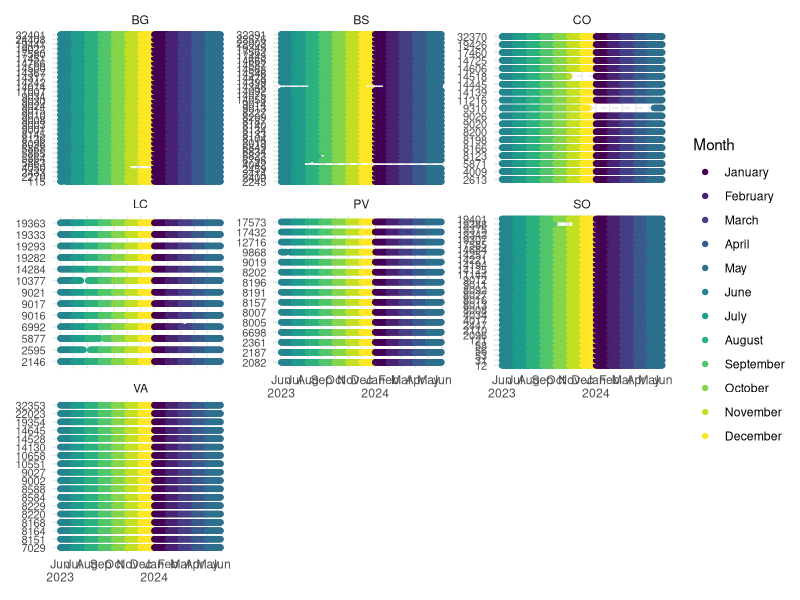
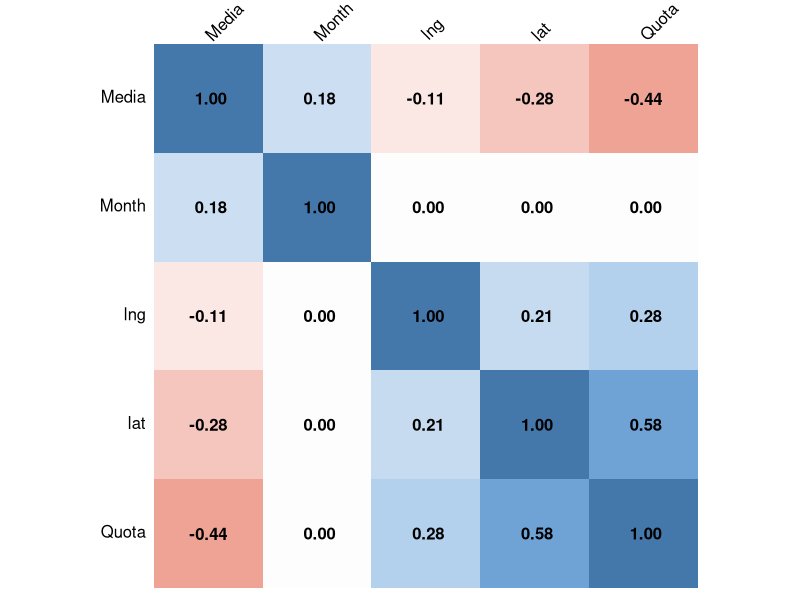
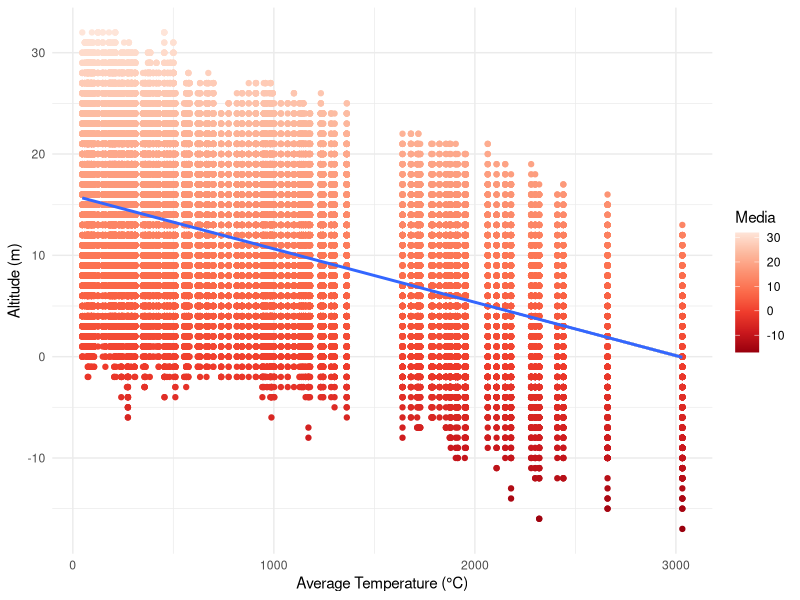
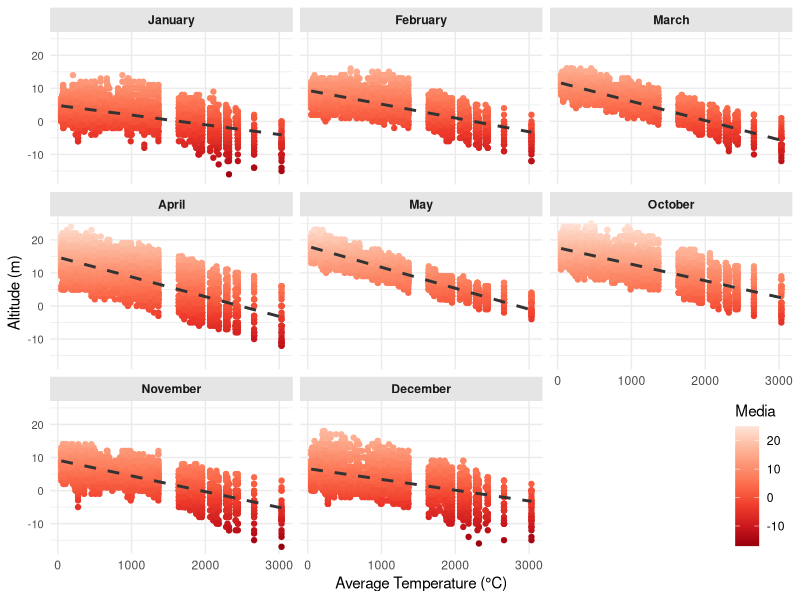
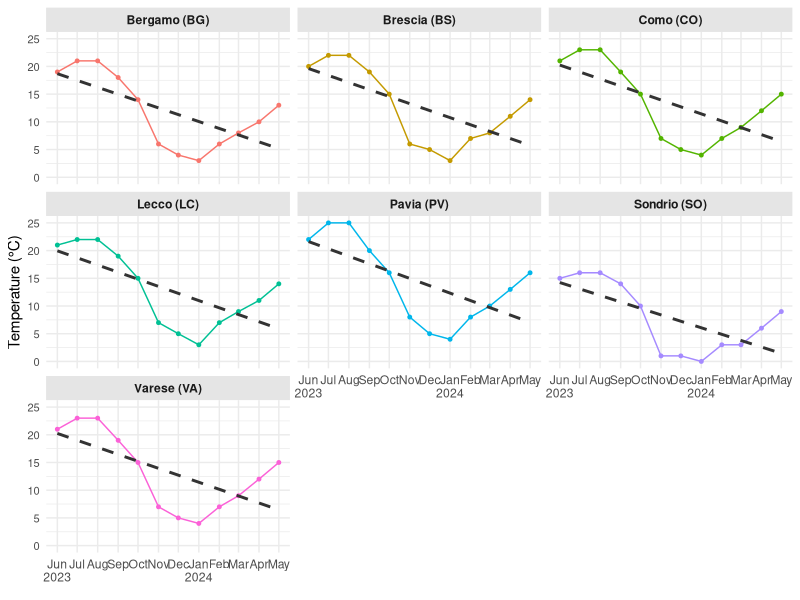
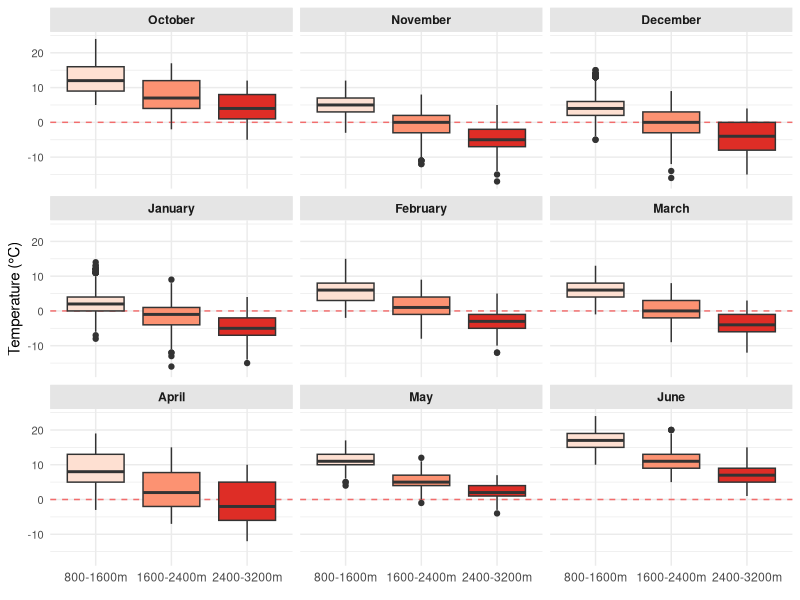
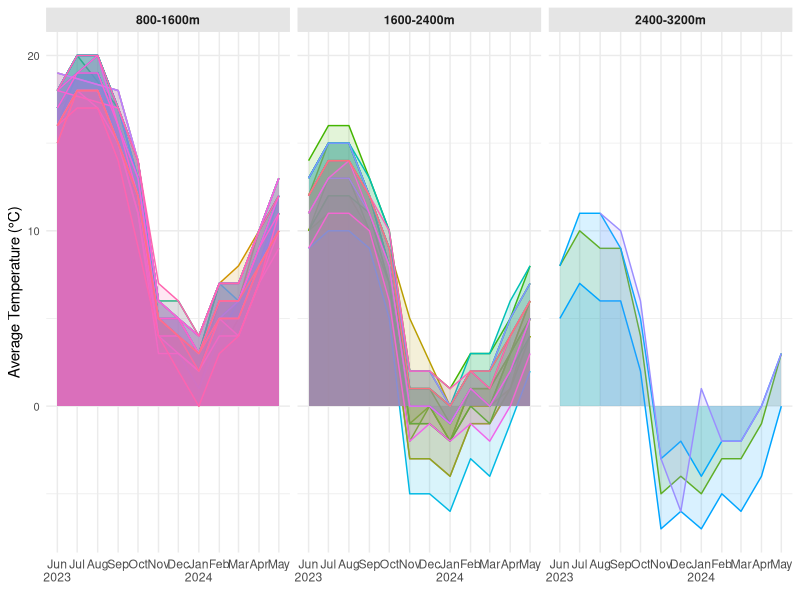
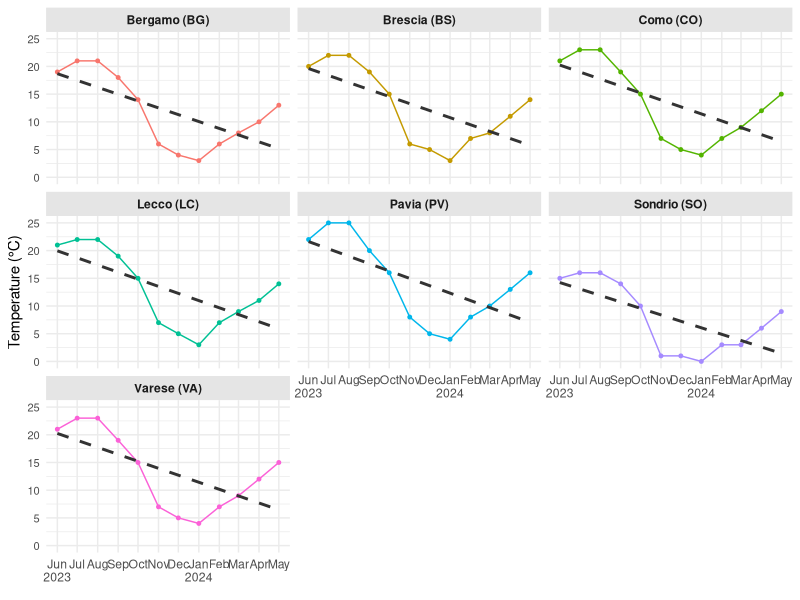

Write the R code that produced these figures, in order.
## ---- chunk 1
library(corrplot)
library(tidyverse)
library(sf)
Sys.setlocale("LC_TIME", "en_US")
## ---- chunk 2
temp_readings <- read.csv(
    "processed_dataset/Temperatura_dal_01062023_al_01062024.csv",
    header = TRUE,
    strip.white = TRUE,
    na.strings = c("-999")
)
## ---- chunk 3
temp_readings <- temp_readings |>
    mutate(
        IdSensore = as.factor(IdSensore),
        Data = ymd(Data),
        Stato = as.factor(Stato)
    )
## ---- chunk 4
sensors <- read.csv(
    "processed_dataset//Stazioni_Idro_Nivo_Meteorologiche.csv",
    header = TRUE,
    strip.white = TRUE
)
## ---- chunk 5
temp_sensors <- sensors |>
    filter(Tipologia == "Temperatura") |>
    mutate(
        IdSensore = as.factor(IdSensore),
        Provincia = as.factor(Provincia)
    )
## ---- chunk 6
temp_readings <- temp_readings |>
    mutate(Month = month(Data, label=TRUE, abbr=FALSE))
## ---- chunk 7
temp_sensor_readings <- left_join(
    temp_readings,
    temp_sensors,
    join_by(IdSensore == IdSensore)
)
## ---- chunk 8
temp_sensor_readings |> 
    filter(Stato == "VA") |>
    ggplot(
        aes(x = Data, y = IdSensore)
    ) +
    geom_point(
        aes(color = Month)
    ) +
    facet_wrap(
        . ~ Provincia,
        scales = "free_y"
    ) +
    scale_x_date(
        date_breaks = "1 month",
        labels = scales::label_date_short()
    ) +
    labs(
        x = element_blank(),
        y = element_blank()
    ) + theme_minimal() +
    theme(
        axis.text.y = element_text(size = 8),
        panel.grid.minor.x = element_blank(),
        panel.grid.major.y = element_line(color = "grey90", linetype = "dashed")
    )
## ---- chunk 9
temp_sensor_readings_tmp <- temp_sensor_readings |>
    filter(Stato == "VA") |>
    mutate(Month = month(Data)) |>
    select(
        Media,
        Month,
        Quota,
        lat,
        lng
    )

temp_cor = cor(temp_sensor_readings_tmp, use = "complete.obs")
## ---- chunk 10
col <- colorRampPalette(c("#BB4444", "#EE9988", "#FFFFFF", "#77AADD", "#4477AA"))

corrplot(temp_cor, method = "shade", shade.col = NA, tl.col = "black", tl.srt = 45,
         col = col(200), addCoef.col = "black", cl.pos = "n", order = "AOE")
## ---- chunk 11
temp_sensor_readings |>
    filter(Stato == "VA") |>
    ggplot(
        aes(x = Quota, y = Media)
    ) +
    geom_point(
        aes(color = Media)
    ) +
    geom_smooth(
        method = "lm"
    ) +
    labs(
        x = "Average Temperature (°C)",
        y = "Altitude (m)"
    ) +
    scale_colour_distiller(palette = "Reds") +
    theme_minimal()
## ---- chunk 12
temp_sensor_readings |>
    filter(
        Stato == "VA",
        !(Month %in% c("June", "July", "August", "September"))
    ) |>
    ggplot(
        aes(x = Quota, y = Media)
    ) +
    geom_point(
        aes(color = Media)
    ) +
    geom_smooth(
        method = "lm", se = FALSE,
        color = "gray20", linetype = "dashed"
    ) +
    facet_wrap(
        . ~ Month,
        ncol = 3
    ) +
    labs(
        x = "Average Temperature (°C)",
        y = "Altitude (m)"
    ) +
    theme_minimal() +
    scale_colour_distiller(palette = "Reds") +
    theme(
        legend.position = "inside",
        legend.justification = c(1,0), legend.position.inside = c(1,0),
        axis.text.y = element_text(size = 8),
        panel.grid.minor.x = element_blank(),
        strip.text = element_text(face = "bold"),
        strip.background = element_rect(fill = "gray90", color = "gray90", size = 1)
    )
## ---- chunk 13
monthly_temp <- temp_sensor_readings |>
    mutate(
        Month = month(Data),
        Year = year(Data)
    ) |>
    group_by(Provincia, NomeProvincia, Month, Year) |>
    summarise(
        Media = if (all(is.na(Media))) NA else round(mean(Media, na.rm = TRUE)),
        Max = if (all(is.na(Max))) NA else max(Max, na.rm = TRUE),
        Min = if (all(is.na(Min))) NA else min(Min, na.rm = TRUE),
        .groups = "drop"
    ) |>
    mutate(Stato = ifelse(is.na(Media), "NA", "VA"))
## ---- chunk 14
temp_monthly <- monthly_temp |>
    filter(Stato == "VA") |>
    mutate(
        Data = make_date(Year, Month, day = 1),
        NomeProvincia = paste(NomeProvincia, " (", Provincia, ")", sep = "")
    ) |>
    ggplot(
        aes(x = Data, y = Media)
    ) +
    geom_point(
        aes(color = NomeProvincia),
        size = 1
    ) +
    geom_line(
        aes(color = NomeProvincia)
    ) +
    geom_smooth(
        method = "lm", se = FALSE,
        color = "gray20", linetype = "dashed"
    ) +
    facet_wrap(
        . ~ NomeProvincia,
        ncol = 3
    ) +
    scale_x_date(
        date_breaks = "1 month",
        labels = scales::label_date_short()
    ) +
    labs(
        x = element_blank(),
        y = "Temperature (°C)",
        color = element_blank()
    ) +
    theme_minimal() +
    theme(
        legend.position = "none",
        axis.text.y = element_text(size = 8),
        panel.grid.minor.x = element_blank(),
        strip.text = element_text(face = "bold"),
        strip.background = element_rect(fill = "gray90", color = "gray90", size = 1)
    )
temp_monthly
## ---- chunk 15
ggsave(
    filename = "images/temp_monthly.jpg",
    plot = temp_monthly,
    width = 24,
    height = 14,
    dpi = 300,
    units = "cm"
)
## ---- chunk 16
temp_sensor_readings$AltitudeRange <- cut(
    temp_sensor_readings$Quota,
    breaks = seq(0, 3200, by = 800),
    labels = c("0-800m", "800-1600m", "1600-2400m", "2400-3200m")
)

temp_altitude_periods <- temp_sensor_readings |>
    filter(
        Stato == "VA",
        AltitudeRange != "0-800m",
        between(Media, -20, 40),
        !(Month %in% c("July", "August", "September"))
    ) |>
    mutate(
        Month = factor(Month, levels = c(
            "October", "November", "December", 
             "January", "February", "March", 
             "April", "May", "June"
        ))
    ) |>
    ggplot(
        aes(x = AltitudeRange, y = Media)
    ) +
    geom_hline(
        yintercept = 0, 
        linetype = "dashed", 
        color = "#F26D6D"
    ) +
    geom_boxplot(
        aes(fill = AltitudeRange)
    ) +
    facet_wrap(
        . ~ Month,
        ncol = 3
    ) +
    labs(
        x = element_blank(), y = "Temperature (°C)"
    ) +
    scale_fill_brewer(palette = "Reds") +
    theme_minimal() +
    theme(
        legend.position = "none",
        axis.text.y = element_text(size = 8),
        panel.grid.minor.x = element_blank(),
        strip.text = element_text(face = "bold"),
        strip.background = element_rect(fill = "gray90", color = "gray90", size = 1)
    )
temp_altitude_periods
## ---- chunk 17
ggsave(
    filename = "images/temp_altitude_periods.jpg",
    plot = temp_altitude_periods,
    width = 24,
    height = 14,
    dpi = 300,
    units = "cm"
)
## ---- chunk 18
monthly_temp <- temp_sensor_readings |>
    mutate(
        Month = month(Data),
        Year = year(Data)
    ) |>
    group_by(IdSensore, NomeStazione, Quota, Month, Year) |>
    summarise(
        Media = if (all(is.na(Media))) NA else round(mean(Media, na.rm = TRUE)),
        Max = if (all(is.na(Max))) NA else max(Max, na.rm = TRUE),
        Min = if (all(is.na(Min))) NA else min(Min, na.rm = TRUE),
        .groups = "drop"
    ) |>
    mutate(Stato = ifelse(is.na(Media), "NA", "VA"))
## ---- chunk 19
monthly_temp$AltitudeRange <- cut(
    monthly_temp$Quota,
    breaks = seq(0, 3200, by = 800),
    labels = c("0-800m", "800-1600m", "1600-2400m", "2400-3200m")
)

temp_altitude_sensors <- monthly_temp |>
    filter(
        Stato == "VA",
        AltitudeRange != "0-800m",
        between(Media, -20, 20),
   ) |>
    mutate(
        Data = make_date(Year, Month, day = 1)
    ) |>
    ggplot(
        aes(x = Data, y = Media)
    ) +
    geom_density(
        stat = "identity",
        aes(color = IdSensore, fill = IdSensore),
        alpha = 0.15
    ) +
    facet_wrap(
        . ~ AltitudeRange,
        ncol = 3
    ) +
    scale_x_date(
        date_breaks = "1 month",
        labels = scales::label_date_short()
    ) +
    labs(
        x = element_blank(),
        y = "Average Temperature (°C)",
        color = element_blank()
    ) +
    theme_minimal() +
    theme(
        legend.position = "none",
        axis.text.y = element_text(size = 8),
        panel.grid.minor.x = element_blank(),
        strip.text = element_text(face = "bold"),
        strip.background = element_rect(fill = "gray90", color = "gray90", size = 1)
    )
temp_altitude_sensors
## ---- chunk 20
ggsave(
    filename = "images/temp_altitude_sensors.jpg",
    plot = temp_altitude_sensors,
    width = 24,
    height = 8,
    dpi = 300,
    units = "cm"
)
